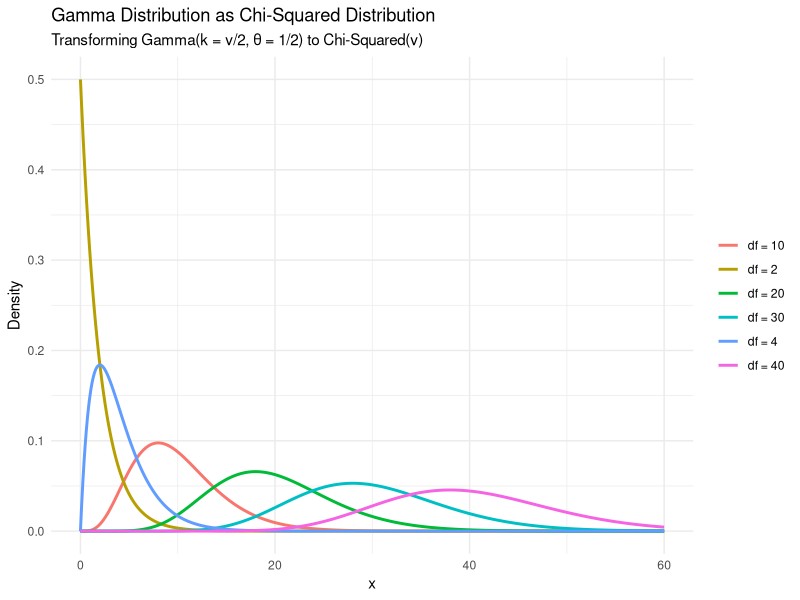

This figure's R source:
# Loading necessary library
library(ggplot2)

# Define parameters for the gamma distribution
shape_values <- c(1, 2, 5, 10, 15, 20)  # Corresponds to degrees of freedom 2, 4, 10
rate <- 0.5  # Rate parameter for gamma distribution

# Create a data frame for plotting
x_vals <- seq(0, 60, length.out = 500)  # Range of x values
data <- data.frame()

# Generate gamma distributions corresponding to chi-squared distributions
for (shape in shape_values) {
  data <- rbind(data, 
                data.frame(x = x_vals,
                           y = dgamma(x_vals, shape = shape, rate = rate),
                           df = paste0("df = ", shape * 2)))
}

# Plotting the gamma distributions
ggplot(data, aes(x = x, y = y, color = df)) +
  geom_line(size = 1) +
  labs(title = "Gamma Distribution as Chi-Squared Distribution",
       subtitle = "Transforming Gamma(k = ν/2, θ = 1/2) to Chi-Squared(ν)",
       x = "x",
       y = "Density") +
  theme_minimal() +
  theme(legend.title = element_blank())
